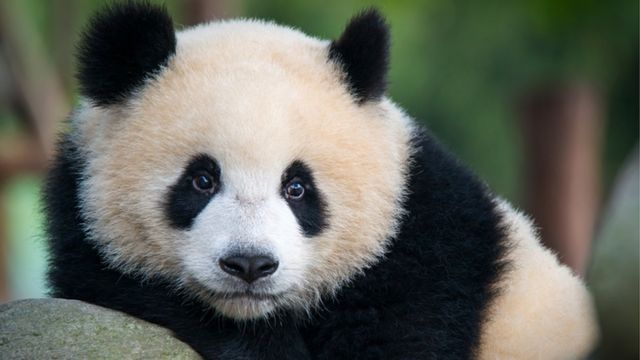
#> input picture photos/one_panda.jpg, 640 x 360 px
$ python ORBForTwoImages.py
#> lines starting #> are read from the running program, lines starting #| are printed output that depends on the picture
import cv2
import numpy as np

img1 = cv2.imread("../photos/one_panda.jpg")
#> img1 is the input picture: shape (360, 640, 3); mean B, G, R 93.6, 102.9, 99.5
img2 = cv2.imread("../photos/alotof_pandas.jpg")
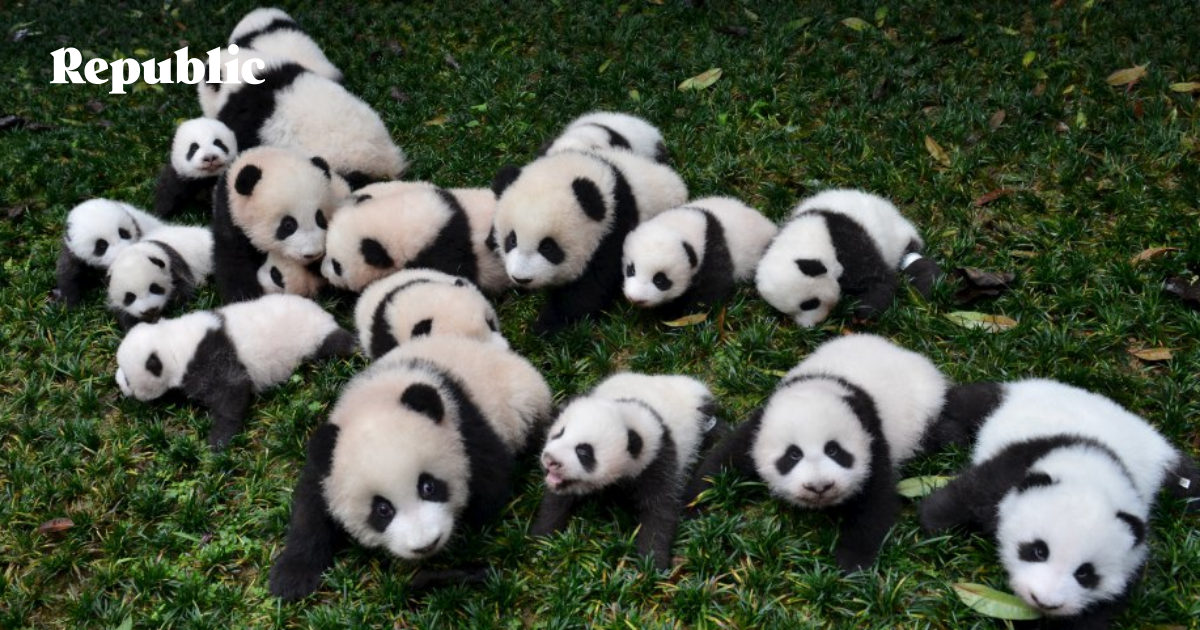
#> input picture photos/alotof_pandas.jpg, 1200 x 630 px
#> img2 is the input picture: shape (630, 1200, 3); mean B, G, R 68.7, 85, 76.6
# sift = cv2.SIFT_create()
# # surf = cv2.xfeatures2d.SURF_create()
# # orb = cv2.ORB_create(nfeatures=1500)
#
# keypoints_sift, descriptors = sift.detectAndCompute(img, None)
# # keypoints_surf, descriptors = surf.detectAndCompute(img, None)
# # keypoints_orb, descriptors = orb.detectAndCompute(img, None)
#
# img = cv2.drawKeypoints(img, keypoints_sift, None)
# cv2.imshow("Image", img)
# cv2.waitKey(0)
# cv2.destroyAllWindows()

# ORB Detector
orb = cv2.ORB_create()
kp1, des1 = orb.detectAndCompute(img1, None)
#> kp1 = 500 keypoints; strongest (x, y, size): (294, 161, 111.1), (312, 229, 111.1), (298, 185, 31), (272, 266, 92.6)
kp2, des2 = orb.detectAndCompute(img2, None)
#> kp2 = 500 keypoints; strongest (x, y, size): (158, 64, 31), (190, 79, 37.2), (67, 53, 31), (126, 79, 37.2)

# Brute Force Matching
bf = cv2.BFMatcher(cv2.NORM_HAMMING, crossCheck=True)
matches = bf.match(des1, des2)
#> matches = 80 matches
matches = sorted(matches, key=lambda x: x.distance)

matching_result = cv2.drawMatches(img1, kp1, img2, kp2, matches, None)
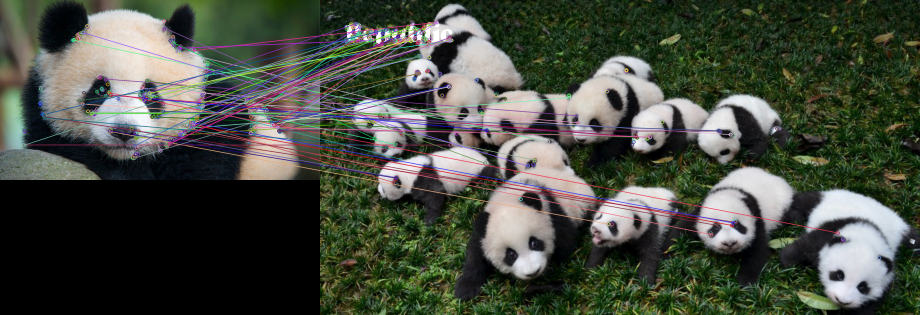
#> matching_result: shape (630, 1840, 3) (shown at 1/2 size); mean B, G, R 65.7, 76.5, 71.9


cv2.imshow("Im1", img1)
cv2.imshow("Im2", img2)
cv2.imshow("match", matching_result)
cv2.waitKey(0)
